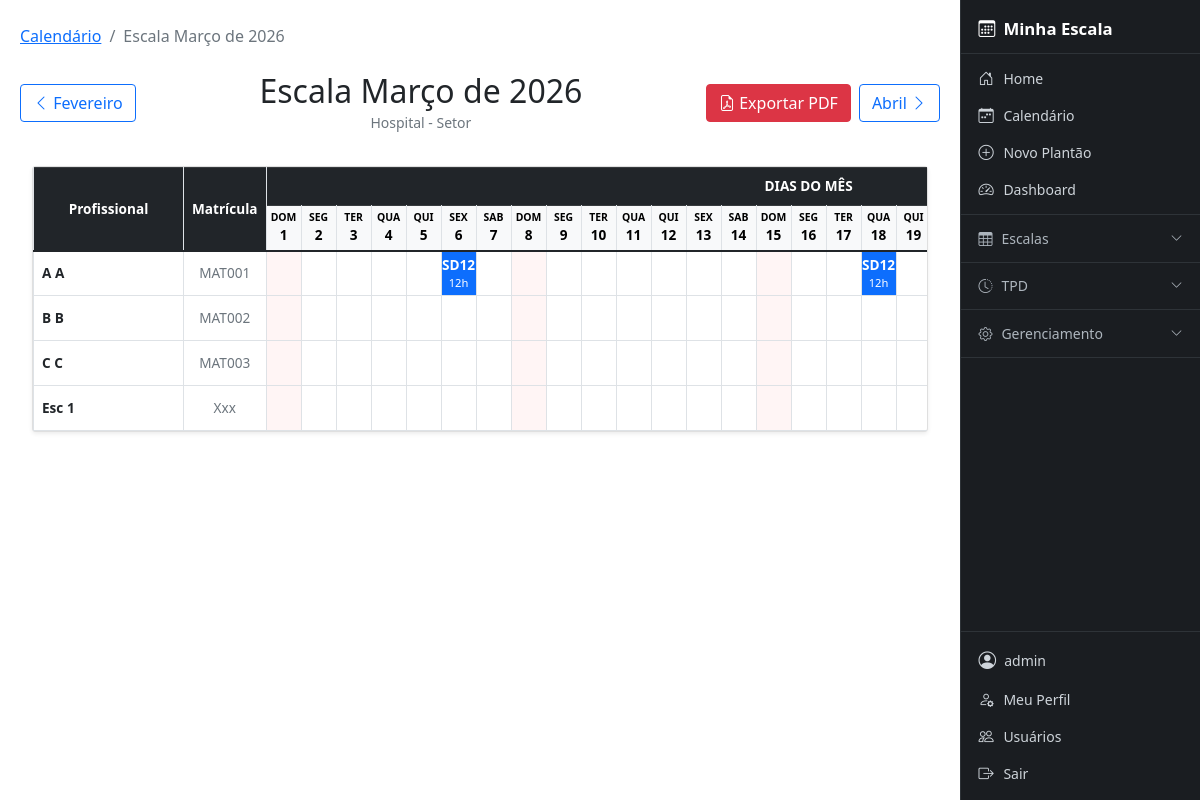
The app's page /escala-mensal/ (signed in), older data.
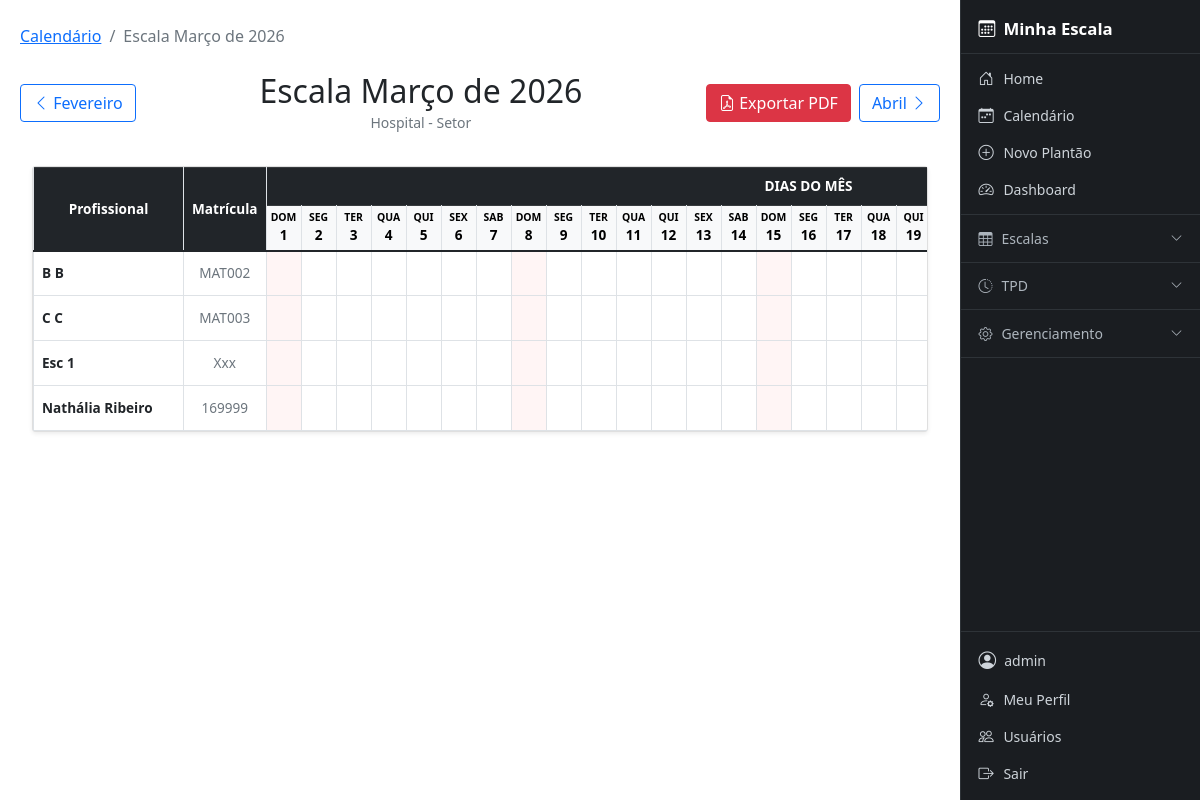
The same page, newer data.
### cal/models.py (models this page shows, shortened)
class Matricula(models.Model):
    user = models.OneToOneField(
        User,
        on_delete=models.CASCADE,
        related_name="matricula",
        null=True,
        blank=True
    )
    perfil = models.ForeignKey(PerfilUsuario, on_delete=models.SET_NULL, null=True, blank=True, related_name='matriculas_vinculadas')
    nome_completo = models.CharField(max_length=200)
    nome_exibicao = models.CharField(max_length=50, verbose_name="Nome de Exibição", default="")
    matricula = models.CharField(max_length=30, unique=True)
    coren = models.CharField(max_length=30, blank=True, null=True)
    hospital = models.ForeignKey(
        Hospital,
        on_delete=models.PROTECT,
        related_name="profissionais"
    )
    setor = models.ForeignKey(
        Setor,
        on_delete=models.PROTECT,
        related_name="profissionais",
        null=True,
        blank=True
    )
    especialidade = models.ForeignKey(
        Especialidade,
        on_delete=models.SET_NULL,
        related_name="profissionais",
        null=True,
        blank=True
    )
    carga_horaria_semanal = models.PositiveIntegerField(default=40)
    ativo = models.BooleanField(default=True)
    class Meta:
        ordering = ["nome_exibicao"]

class TipoEvento(models.Model):
    CORES_CHOICES = [
        ('#007bff', 'Azul'),
        ('#6610f2', 'Roxo'),
        ('#6f42c1', 'Lilás'),
        ('#e83e8c', 'Rosa'),
        ('#dc3545', 'Vermelho'),
        ('#fd7e14', 'Laranja'),
        ('#ffc107', 'Amarelo'),
        ('#28a745', 'Verde'),
        ('#20c997', 'Turquesa'),
        ('#17a2b8', 'Ciano'),
        ('#6c757d', 'Cinza'),
        ('#343a40', 'Preto'),
    ]
    tipo_base = models.ForeignKey(Tipo, on_delete=models.CASCADE, related_name="eventos", verbose_name="Tipo Base", null=True, blank=True)
    codigo = models.CharField(max_length=10, verbose_name="Código")
    descricao = models.CharField(max_length=50, verbose_name="Descrição")
    horas = models.PositiveIntegerField(verbose_name="Carga Horária (Horas)")
    cor = models.CharField(max_length=20, choices=CORES_CHOICES, default='#007bff', verbose_name="Cor")
    class Meta:
        verbose_name = "Tipo de Evento"
        verbose_name_plural = "Tipos de Evento"
        unique_together = ("codigo", "descricao")

### cal/views/escala_mes_views.py (the view, shortened to what this page needs)
# urls.py: path('escala-mensal/', escala_mes_views.escala_mes_view, name='escala_mensal'),
@login_required
def escala_mes_view(request, mes=None, ano=None):
    hoje = datetime.now()
    mes = int(mes) if mes else hoje.month
    ano = int(ano) if ano else hoje.year
    hospital_id = request.GET.get('hospital')
    setor_id = request.GET.get('setor')
    user = request.user
    matricula_usuario = get_matricula(user)
    if is_admin(user):
        profissionais = Matricula.objects.filter(ativo=True)
        hospitais = Hospital.objects.all()
        setores = Setor.objects.all()
    else:
        profissionais = Matricula.objects.none()
        hospitais = Hospital.objects.none()
        setores = Setor.objects.none()
    if hospital_id: profissionais = profissionais.filter(hospital_id=hospital_id)
    if setor_id: profissionais = profissionais.filter(setor_id=setor_id)
    primeiro_dia = date(ano, mes, 1)
    ultimo_dia = date(ano, mes, monthrange(ano, mes)[1])
    datas_cabecalho = []
    weekdays_pt = ['SEG', 'TER', 'QUA', 'QUI', 'SEX', 'SAB', 'DOM']
    for dia in range(1, ultimo_dia.day + 1):
        data_dia = date(ano, mes, dia)
        datas_cabecalho.append({
            'dia': dia,
            'dia_semana': weekdays_pt[data_dia.weekday()],
            'data_completa': data_dia,
            'weekday_idx': data_dia.weekday()
        })
    dados_profissionais = []
    semana_atual = 1
    for profissional in profissionais:
        eventos = EventoEscala.objects.filter(
            profissional=profissional,
            data__range=[primeiro_dia, ultimo_dia]
        ).select_related('tipo')
        dias_dict = {}
        for evento in eventos:
            codigo = ""
            horas = 0
            if evento.tipo:
                codigo = evento.tipo.codigo
                horas = float(evento.tipo.horas or 0)
            dias_dict[evento.data.day] = {
                'turnos': codigo,
                'horas': horas,
                'e_tpd': 'TPD' in codigo.upper(),
                'evento_id': evento.id
            }
        semanas_totais = {}
        semana_idx = 1
        current_week_hours = 0
        for dia_idx, data_head in enumerate(datas_cabecalho):
            dia = data_head['dia']
            if dia in dias_dict:
                current_week_hours += dias_dict[dia]['horas']
            if data_head['weekday_idx'] == 6 or dia_idx == len(datas_cabecalho) - 1:
                semanas_totais[semana_idx] = current_week_hours
                semana_idx += 1
                current_week_hours = 0
        if semana_idx > semana_atual:
            semana_atual = semana_idx
        total_mes = sum(d['horas'] for d in dias_dict.values())
        dados_profissionais.append({
            'profissional': profissional,
            'dias': dias_dict,
            'semanas_totais': semanas_totais,
            'total_mes': total_mes,
            'saldo': saldo_info(profissional, mes, ano, total_horas=total_mes),
        })
    meses_pt = {1: 'Janeiro', 2: 'Fevereiro', 3: 'Março', 4: 'Abril', 5: 'Maio', 6: 'Junho', 7: 'Julho', 8: 'Agosto', 9: 'Setembro', 10: 'Outubro', 11: 'Novembro', 12: 'Dezembro'}
    context = {
        'mes_atual': mes, 'ano_atual': ano, 'mes_nome': meses_pt[mes],
        'dados_profissionais': dados_profissionais, 'datas_cabecalho': datas_cabecalho,
        'hospitais': hospitais, 'setores': setores,
        'hospital_filtro': int(hospital_id) if hospital_id else None,
        'setor_filtro': int(setor_id) if setor_id else None,
        'num_semanas': range(1, semana_atual),
        'mes_anterior': {'mes': 12 if mes==1 else mes-1, 'ano': ano-1 if mes==1 else ano, 'nome': meses_pt[12 if mes==1 else mes-1]},
        'mes_proximo': {'mes': 1 if mes==12 else mes+1, 'ano': ano+1 if mes==12 else ano, 'nome': meses_pt[1 if mes==12 else mes+1]},
    }
    return render(request, 'escala/escala_mes.html', context)

### cal/permissions.py (called while the page is built)
def get_perfil(user):
    return getattr(user, 'cal_perfil', None)

def get_matricula(user):
    return getattr(user, 'matricula', None)

def is_admin(user):
    perfil = get_perfil(user)
    return user.is_staff or (perfil is not None and perfil.tipo == 'ADMIN')

### cal/utils_saldo.py (called while the page is built, shortened)
def saldo_info(profissional, mes, ano, total_horas=None):
    carga = profissional.carga_horaria_semanal or 0
    if total_horas is not None:
        x = total_horas - carga
        carga_prox = carga - x
        return {
            'saldo': x,
            'carga_proxima': carga_prox,
            'semana_no_mes': True,
        }

### templates/escala/escala_mes.html (shortened to what the changed rows need)
{% extends 'base.html' %}
{% load static %}
{% load cal_extras %}
{% block content %}
<div class="d-flex justify-content-between align-items-center mb-4">
    <div class="text-center">
        <h2 class="mb-0">Escala {{ mes_nome }} de {{ ano_atual }}</h2>
    </div>
</div>
<div class="container-fluid py-2">
    <div class="card shadow-sm">
        <div class="card-body p-0">
            <div class="table-responsive">
                <table class="table table-bordered mb-0 escala-table" style="font-size: 0.85rem;">
                    <thead>
                        <tr class="table-dark text-center">
                            <th rowspan="2" class="align-middle" style="min-width: 150px;">Profissional</th>
                            <th rowspan="2" class="align-middle">Matrícula</th>
                            <th colspan="{{ datas_cabecalho|length }}">DIAS DO MÊS</th>
                        </tr>
                        <tr class="table-light">
                            {% for data in datas_cabecalho %}
                            <th class="text-center p-1 {% if data.weekday_idx == 6 %}bg-danger-subtle{% endif %}" style="min-width: 35px;">
                                <small class="d-block text-uppercase" style="font-size: 0.65rem;">{{ data.dia_semana }}</small>
                                <strong>{{ data.dia }}</strong>
                            </th>
                            {% endfor %}
                        </tr>
                    </thead>
                    <tbody>
                        {% for dados in dados_profissionais %}
                        {% with prof=dados.profissional %}
                        <tr>
                            <td class="align-middle fw-bold">{{ prof.nome_completo }}</td>
                            <td class="align-middle text-center text-muted">{{ prof.numero|default:prof.matricula }}</td>
                            {% for data_head in datas_cabecalho %}
                            {% with dia_idx=data_head.dia %}
                            <td class="p-0 text-center align-middle dia-celula"
                                data-dia="{{ dia_idx }}"
                                data-prof="{{ prof.id }}"
                                style="height: 45px; {% if data_head.weekday_idx == 6 %}background-color: #fff5f5;{% endif %}">
                                {% for dia_num, dia_info in dados.dias.items %}
                                    {% if dia_num == dia_idx %}
                                        <div class="h-100 w-100 d-flex flex-column justify-content-center cursor-pointer
                                            {% if dia_info.e_tpd %}bg-warning text-dark{% elif dia_info.horas > 0 %}bg-primary text-white{% endif %}"
                                            onclick="editarDia({{ dia_idx }}, {{ prof.id }}, '{{ dia_info.turnos }}', {{ dia_info.horas }}, {{ dia_info.e_tpd|yesno:'true,false' }}, {{ dia_info.evento_id|default:0 }})">
                                            <div class="fw-bold">{{ dia_info.turnos }}</div>
                                            <div style="font-size: 0.7rem;">{{ dia_info.horas|floatformat:0 }}h</div>
                                        </div>
                                    {% endif %}
                                {% endfor %}
                            </td>
                            {% endwith %}
                            {% endfor %}
                        </tr>
                        {% endwith %}
                        {% endfor %}
                    </tbody>
                </table>
            </div>
        </div>
    </div>
</div>
{% endblock %}

Row changes from the older to the newer data that the page shows:
removed Matricula: profissional.nome_completo "A A", profissional.numero "MAT001", {{ dia_idx }} 4 (drawn), horas "12" "12"
no longer on this page (row edited): TipoEvento: turnos "SD12" "SD12"
added Matricula: profissional.nome_completo "Nathália Ribeiro", profissional.numero "169999", {{ dia_idx }} 4 (drawn)
